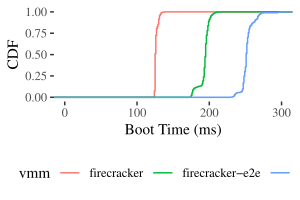

Write the R code that produced this figure.
library(ggthemes)
library(ggplot2)
library(reshape2)

# Firecracker vs. QEMU, serial boots
d <- read.table("boot-times-serial.csv", header=TRUE, sep=",")
gg2 <- ggplot(d, aes(bootsecs*1000, color=vmm)) + stat_ecdf(geom="step") + ylab("CDF") + xlab("Boot Time (ms)") + theme_tufte() + theme(legend.position="bottom") + xlim(0,300);
ggsave("boot-times-serial.pdf", width=3, height=2);
